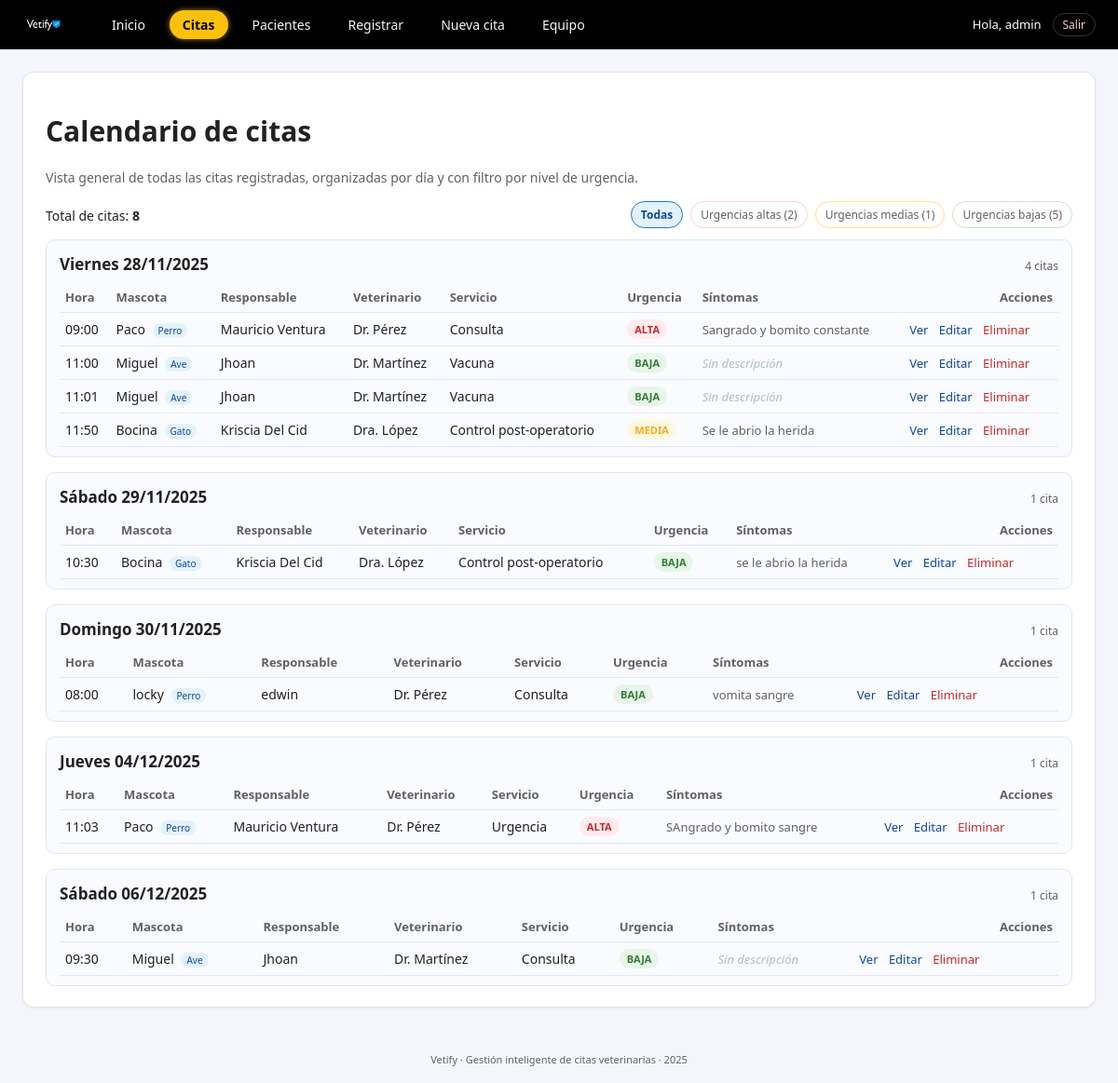
The app's page /citas (signed in) with its own data.
### tables this page shows
CREATE TABLE citas (
        id INTEGER PRIMARY KEY AUTOINCREMENT,
        mascota_id INTEGER NOT NULL,
        vet_id INTEGER NOT NULL,
        fecha_hora TEXT NOT NULL,
        tipo_servicio TEXT NOT NULL,
        sintomas TEXT,
        urgencia TEXT,
        estado TEXT NOT NULL DEFAULT 'pendiente',
        FOREIGN KEY (mascota_id) REFERENCES mascotas(id),
        FOREIGN KEY (vet_id) REFERENCES veterinarios(id)
    );

CREATE TABLE mascotas (
        id INTEGER PRIMARY KEY AUTOINCREMENT,
        nombre TEXT NOT NULL,
        tipo TEXT NOT NULL,
        raza TEXT,
        edad INTEGER,
        peso REAL,
        dueno_id INTEGER NOT NULL, fecha_registro TEXT,
        FOREIGN KEY (dueno_id) REFERENCES duenos(id)
    );

CREATE TABLE duenos (
        id INTEGER PRIMARY KEY AUTOINCREMENT,
        nombre TEXT NOT NULL,
        telefono TEXT NOT NULL,
        correo TEXT NOT NULL
    );

CREATE TABLE veterinarios (
        id INTEGER PRIMARY KEY AUTOINCREMENT,
        nombre TEXT NOT NULL,
        especialidad TEXT NOT NULL,
        telefono TEXT NOT NULL
    );

### app.py (the view)
@app.route("/citas")
@login_required
def citas():
    urgencia_filtro = request.args.get("urg", "todas").lower()
    citas = listar_citas_todas()
    counts = {"alta": 0, "media": 0, "baja": 0}
    for c in citas:
        urg = (c["urgencia"] or "").lower()
        if urg in counts:
            counts[urg] += 1
    if urgencia_filtro in ("alta", "media", "baja"):
        citas_filtradas = [c for c in citas if (c["urgencia"] or "").lower() == urgencia_filtro]
    else:
        citas_filtradas = citas
    total_citas = len(citas_filtradas)
    grupos = []
    current_date = None
    grupo_actual = None
    dias_semana = ["Lunes", "Martes", "Miércoles", "Jueves", "Viernes", "Sábado", "Domingo"]
    for c in citas_filtradas:
        fecha_iso = c["fecha_hora"][:10]
        if fecha_iso != current_date:
            current_date = fecha_iso
            dt = datetime.fromisoformat(fecha_iso)
            dia_nombre = dias_semana[dt.weekday()]
            fecha_label = f"{dia_nombre} {dt.day:02d}/{dt.month:02d}/{dt.year}"
            grupo_actual = {"fecha_iso": fecha_iso, "fecha_label": fecha_label, "items": []}
            grupos.append(grupo_actual)
        grupo_actual["items"].append(c)
    return render_template(
        "citas.html",
        grupos=grupos,
        total_citas=total_citas,
        counts=counts,
        urgencia_actual=urgencia_filtro
    )

### app.py (called while the page is built)
def login_required(f):
    @wraps(f)
    def decorated_function(*args, **kwargs):
        if 'user_id' not in session:
            flash("Debes iniciar sesión para acceder.", "error")
            return redirect(url_for('login'))
        return f(*args, **kwargs)
    return decorated_function

### db.py (called while the page is built)
def get_connection():
    conn = sqlite3.connect(DB_NAME)
    conn.row_factory = sqlite3.Row
    return conn

### services.py (called while the page is built)
def listar_citas_todas():
    conn = get_connection()
    cur = conn.cursor()
    cur.execute("""
        SELECT c.id,
               c.fecha_hora,
               c.tipo_servicio,
               c.urgencia,
               c.sintomas,
               c.estado,
               m.nombre      AS mascota,
               m.tipo        AS tipo_mascota,
               d.nombre      AS dueno,
               v.nombre      AS vet,
               c.mascota_id  AS mascota_id,
               c.vet_id      AS vet_id
        FROM citas c
        JOIN mascotas m ON c.mascota_id = m.id
        JOIN duenos d   ON m.dueno_id = d.id
        JOIN veterinarios v ON c.vet_id = v.id
        ORDER BY c.fecha_hora;
    """)
    filas = cur.fetchall()
    conn.close()
    return filas

### templates/citas.html (shortened to what this page needs)
{% extends "base.html" %}
{% block content %}
<div class="card">
    <h1>Calendario de citas</h1>
    <p class="form-sub">
        Vista general de todas las citas registradas, organizadas por día y con filtro por nivel de urgencia.
    </p>
    <div class="calendar-toolbar">
        <div class="calendar-summary">
            <span class="calendar-total">Total de citas: <strong>{{ total_citas }}</strong></span>
        </div>
        <div class="calendar-filters">
            <a href="{{ url_for('citas') }}"
               class="urg-filter-chip {% if urgencia_actual == 'todas' %}active{% endif %}">
                Todas
            </a>
            <a href="{{ url_for('citas', urg='alta') }}"
               class="urg-filter-chip urg-alta-chip {% if urgencia_actual == 'alta' %}active{% endif %}">
                Urgencias altas ({{ counts['alta'] }})
            </a>
            <a href="{{ url_for('citas', urg='media') }}"
               class="urg-filter-chip urg-media-chip {% if urgencia_actual == 'media' %}active{% endif %}">
                Urgencias medias ({{ counts['media'] }})
            </a>
            <a href="{{ url_for('citas', urg='baja') }}"
               class="urg-filter-chip urg-baja-chip {% if urgencia_actual == 'baja' %}active{% endif %}">
                Urgencias bajas ({{ counts['baja'] }})
            </a>
        </div>
    </div>
    {% if grupos %}
        <div class="calendar-groups">
            {% for g in grupos %}
            <section class="calendar-day-card">
                <header class="calendar-day-header">
                    <h2>{{ g.fecha_label }}</h2>
                    <span class="calendar-day-count">
                        {{ g['items']|length }} cita{{ 's' if g['items']|length != 1 }}
                    </span>
                </header>
                <table class="table">
                    <thead>
                        <tr>
                            <th>Hora</th>
                            <th>Mascota</th>
                            <th>Responsable</th>
                            <th>Veterinario</th>
                            <th>Servicio</th>
                            <th>Urgencia</th>
                            <th>Síntomas</th>
                            <th style="text-align: right;">Acciones</th>
                        </tr>
                    </thead>
                    <tbody>
                        {% for c in g['items'] %}
                        {% set urg = (c['urgencia'] or '').lower() %}
                        <tr>
                            {% set dt = c['fecha_hora'] %}
                            <td>{{ dt[11:16] }}</td>
                            <td>{{ c['mascota'] }} <span class="badge-mini">{{ c['tipo_mascota'] }}</span></td>
                            <td>{{ c['dueno'] }}</td>
                            <td>{{ c['vet'] }}</td>
                            <td>{{ c['tipo_servicio'] }}</td>
                            <td class="urg-cell">
                                {% if urg == 'alta' %}
                                    <span class="urg-tag urg-alta">ALTA</span>
                                {% elif urg == 'media' %}
                                    <span class="urg-tag urg-media">MEDIA</span>
                                {% elif urg == 'baja' %}
                                    <span class="urg-tag urg-baja">BAJA</span>
                                {% else %}
                                    <span class="urg-tag">N/A</span>
                                {% endif %}
                            </td>
                            <td class="symptoms-cell">
                                {% if c['sintomas'] %}
                                    {% if c['sintomas']|length > 60 %}
                                        {{ c['sintomas'][:60] }}…
                                    {% else %}
                                        {{ c['sintomas'] }}
                                    {% endif %}
                                {% else %}
                                    <span class="symptoms-empty">Sin descripción</span>
                                {% endif %}
                            </td>
                            <td class="actions-cell">
                                <a class="link-button"
                                   href="{{ url_for('cita_detalle', cita_id=c['id']) }}">
                                    Ver
                                </a>
                                <a class="link-button"
                                   href="{{ url_for('cita_editar', cita_id=c['id']) }}">
                                    Editar
                                </a>
                                <form action="{{ url_for('cita_eliminar', cita_id=c['id']) }}"
                                      method="post"
                                      style="display:inline;"
                                      onsubmit="return confirm('¿Seguro que deseas eliminar esta cita?');">
                                    <button type="submit" class="link-button link-danger">
                                        Eliminar
                                    </button>
                                </form>
                            </td>
                        </tr>
                        {% endfor %}
                    </tbody>
                </table>
            </section>
            {% endfor %}
        </div>
    {% else %}
        <p>No hay citas registradas.</p>
    {% endif %}
</div>
{% endblock %}

### templates/base.html (shortened to what this page needs)
<!DOCTYPE html>
<html lang="es">
<head>
    <link rel="stylesheet" href="{{ url_for('static', filename='css/styles.css') }}">
</head>
<body>
    {% if session.get('user_id') %}
    <div class="topbar">
        <div class="topbar-inner">
            <a class="brand-link" href="{{ url_for('index') }}">
                <img src="{{ url_for('static', filename='img/Blanco.png') }}" class="brand-logo-img" alt="Vetify">
            </a>
            <div class="nav-links">
                <a href="{{ url_for('index') }}"
                   class="{% if request.endpoint == 'index' %}active{% endif %}">
                    Inicio
                </a>
                <a href="{{ url_for('citas') }}"
                   class="{% if request.endpoint == 'citas' %}active{% endif %}">
                    Citas
                </a>
                <a href="{{ url_for('pacientes') }}"
                   class="{% if request.endpoint == 'pacientes' %}active{% endif %}">
                    Pacientes
                </a>
                <a href="{{ url_for('register') }}"
                   class="{% if request.endpoint == 'register' %}active{% endif %}">
                    Registrar
                </a>
                <a href="{{ url_for('appointment') }}"
                   class="{% if request.endpoint == 'appointment' %}active{% endif %}">
                    Nueva cita
                </a>
                <a href="{{ url_for('vets') }}"
                   class="{% if request.endpoint == 'vets' %}active{% endif %}">
                    Equipo
                </a>
            </div>
            <div class="user-menu">
                <span class="user-welcome">Hola, {{ session.get('username') }}</span>
                <a href="{{ url_for('logout') }}" class="btn-logout">Salir</a>
            </div>
        </div>
    </div>
    {% endif %}
    <div class="page">
        {% block content %}{% endblock %}
    </div>
    {% if session.get('user_id') %}
    <div class="footer">
        Vetify · Gestión inteligente de citas veterinarias · 2025
    </div>
    {% endif %}
</body>
</html>

### static/css/styles.css (style rules this page uses)
:root { --primary: #1976D2; --primary-dark: #0D47A1; --accent: #FFC107; --bg: #F4F6FB; --card-bg: #FFFFFF; --text-main: #212121; --text-soft: #616161; --border-soft: #E0E3EF; --danger: #C62828; --warning: #F9A825; --success: #2E7D32; }
* { box-sizing: border-box; font-family: "Segoe UI", system-ui, sans-serif; }
body { margin: 0; background: var(--bg); color: var(--text-main); font-size: 15px; }
.topbar { background: #000000; border-bottom: 1px solid #111111; }
.topbar-inner { max-width: 1320px; margin: 0 auto; padding: 10px 24px; display: flex; align-items: center; gap: 16px; }
.brand-link { display: inline-flex; align-items: center; }
.brand-logo-img { height: 32px; display: block; }
.nav-links { margin-left: 20px; display: flex; gap: 12px; flex-wrap: wrap; }
.nav-links a { font-size: 14px; text-decoration: none; color: #f5f5f5; padding: 6px 14px; border-radius: 999px; transition: 0.15s; }
.nav-links a.active { background: var(--accent); color: #000000; font-weight: 600; box-shadow: 0 0 6px rgba(255, 193, 7, 0.6); }
.page { max-width: 1320px; margin: 24px auto 40px auto; padding: 0 24px; }
.footer { text-align: center; font-size: 11px; color: var(--text-soft); padding: 8px 0 18px 0; }
.card { background: var(--card-bg); border-radius: 12px; border: 1px solid var(--border-soft); padding: 22px 24px; box-shadow: 0 1px 3px rgba(15, 23, 42, 0.06); }
.form-sub { font-size: 14px; color: var(--text-soft); margin-bottom: 16px; }
.table { width: 100%; border-collapse: collapse; font-size: 14px; margin-top: 8px; }
.table th, .table td { border-bottom: 1px solid #E4E7F5; padding: 7px 6px; text-align: left; }
.table th { font-size: 13px; color: var(--text-soft); }
.urg-cell { text-align: center; }
.urg-tag { display: inline-block; padding: 3px 8px; border-radius: 999px; font-size: 11px; font-weight: 600; }
.urg-baja { background: #E8F5E9; color: var(--success); }
.urg-media { background: #FFF8E1; color: var(--warning); }
.urg-alta { background: #FFEBEE; color: var(--danger); }
.symptoms-cell { font-size: 13px; color: var(--text-soft); max-width: 260px; }
.symptoms-empty { font-style: italic; color: #B0BEC5; }
.badge-mini { display: inline-block; margin-left: 4px; padding: 1px 6px; font-size: 10px; border-radius: 999px; background: #E3F2FD; color: var(--primary-dark); }
.calendar-toolbar { display: flex; justify-content: space-between; align-items: center; flex-wrap: wrap; gap: 10px; margin-bottom: 12px; }
.calendar-total { font-size: 14px; color: var(--text-main); }
.calendar-filters { display: flex; gap: 8px; flex-wrap: wrap; }
.urg-filter-chip { font-size: 12px; padding: 5px 10px; border-radius: 999px; border: 1px solid #CFD3E5; background: #FFFFFF; color: var(--text-soft); text-decoration: none; }
.urg-filter-chip.active { border-color: var(--primary); background: #E3F2FD; color: var(--primary-dark); font-weight: 600; }
.urg-alta-chip { border-color: #FFCDD2; }
.urg-media-chip { border-color: #FFE082; }
.urg-baja-chip { border-color: #C8E6C9; }
.calendar-groups { display: flex; flex-direction: column; gap: 16px; margin-top: 8px; }
.calendar-day-card { background: #FAFBFF; border-radius: 10px; border: 1px solid #E1E4F5; padding: 14px 14px 10px; }
.calendar-day-header { display: flex; justify-content: space-between; align-items: baseline; margin-bottom: 8px; }
.calendar-day-header h2 { margin: 0; font-size: 17px; }
.calendar-day-count { font-size: 12px; color: var(--text-soft); }
.actions-cell { text-align: right; white-space: nowrap; }
.link-button { background: none; border: none; padding: 0; margin: 0 4px; font-size: 13px; color: var(--primary-dark); cursor: pointer; text-decoration: none; }
.link-danger { color: var(--danger); }
.user-menu { margin-left: auto; display: flex; align-items: center; gap: 12px; }
.user-welcome { font-size: 13px; color: #FFF; font-weight: 500; }
.btn-logout { font-size: 12px; color: #FFCDD2; text-decoration: none; border: 1px solid rgba(255,255,255,0.2); padding: 3px 10px; border-radius: 999px; transition: 0.2s; }

### records on screen
citas: fecha_hora "09:00", mascota "Paco", tipo_mascota "Perro", dueno "Mauricio Ventura", vet "Dr. Pérez", tipo_servicio "Consulta", shows "ALTA", sintomas "Sangrado y bomito constante"
citas: fecha_hora "11:00", mascota "Miguel", tipo_mascota "Ave", dueno "Jhoan", vet "Dr. Martínez", tipo_servicio "Vacuna", shows "BAJA", sintomas "Sin descripción"
citas: fecha_hora "11:01", mascota "Miguel", tipo_mascota "Ave", dueno "Jhoan", vet "Dr. Martínez", tipo_servicio "Vacuna", shows "BAJA", sintomas "Sin descripción"
citas: fecha_hora "11:50", mascota "Bocina", tipo_mascota "Gato", dueno "Kriscia Del Cid", vet "Dra. López", tipo_servicio "Control post-operatorio", shows "MEDIA", sintomas "Se le abrio la herida"
citas: fecha_hora "10:30", mascota "Bocina", tipo_mascota "Gato", dueno "Kriscia Del Cid", vet "Dra. López", tipo_servicio "Control post-operatorio", shows "BAJA", sintomas "se le abrio la herida"
citas: fecha_hora "08:00", mascota "locky", tipo_mascota "Perro", dueno "edwin", vet "Dr. Pérez", tipo_servicio "Consulta", shows "BAJA", sintomas "vomita sangre"
citas: fecha_hora "11:03", mascota "Paco", tipo_mascota "Perro", dueno "Mauricio Ventura", vet "Dr. Pérez", tipo_servicio "Urgencia", shows "ALTA", sintomas "SAngrado y bomito sangre"
citas: fecha_hora "09:30", mascota "Miguel", tipo_mascota "Ave", dueno "Jhoan", vet "Dr. Martínez", tipo_servicio "Consulta", shows "BAJA", sintomas "Sin descripción"

### other values on screen
{{ session.get('username') }} "admin"
{{ total_citas }} "8"
{{ counts['alta'] }} "2"
{{ counts['media'] }} "1"
{{ counts['baja'] }} "5"
{{ g.fecha_label }} "Viernes 28/11/2025" "Sábado 29/11/2025" "Domingo 30/11/2025" "Jueves 04/12/2025" "Sábado 06/12/2025"
{{ g['items']|length }} "4" "1" "1" "1" "1"
{{ 's' if g['items']|length != 1 }} "s"
